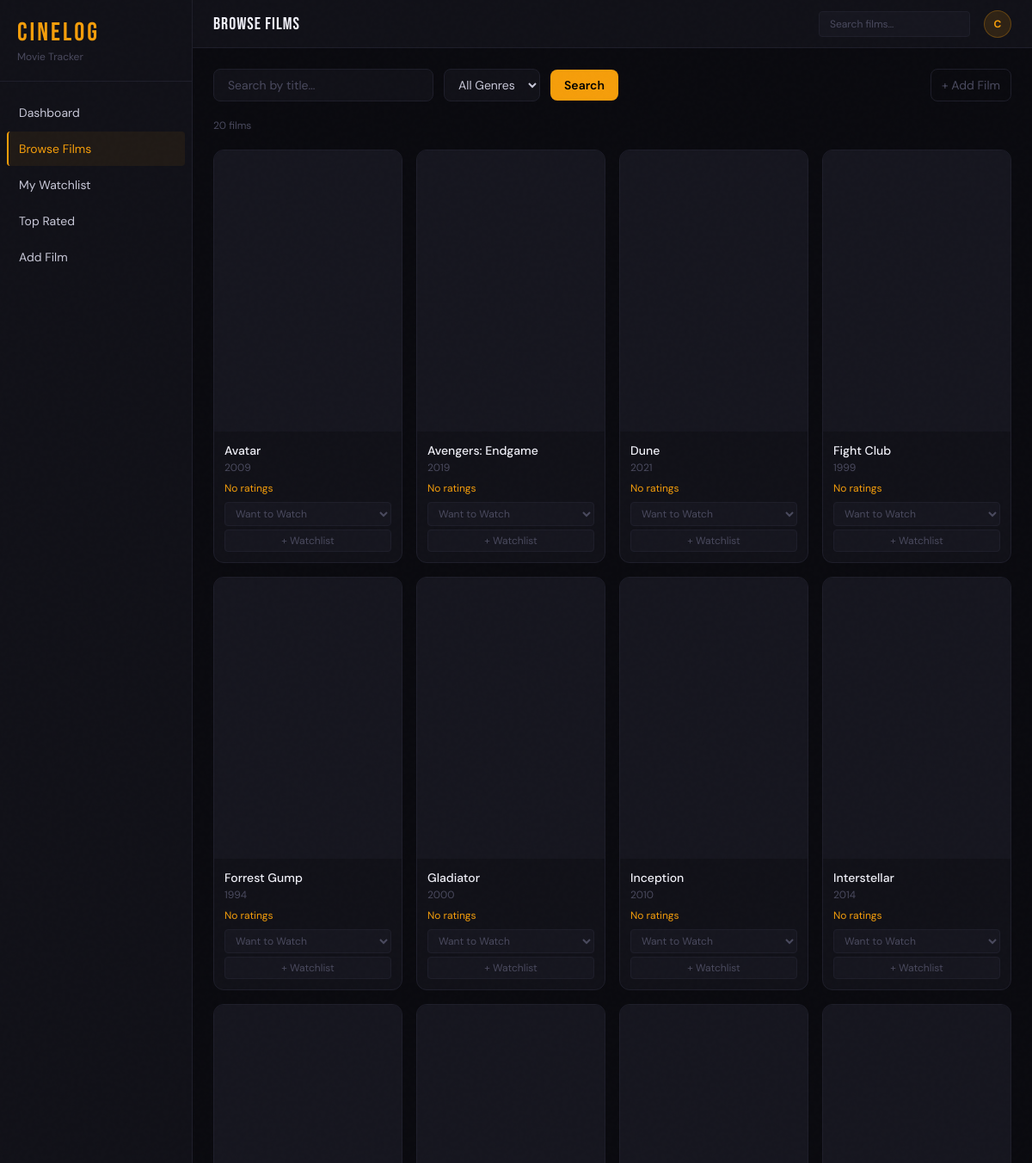
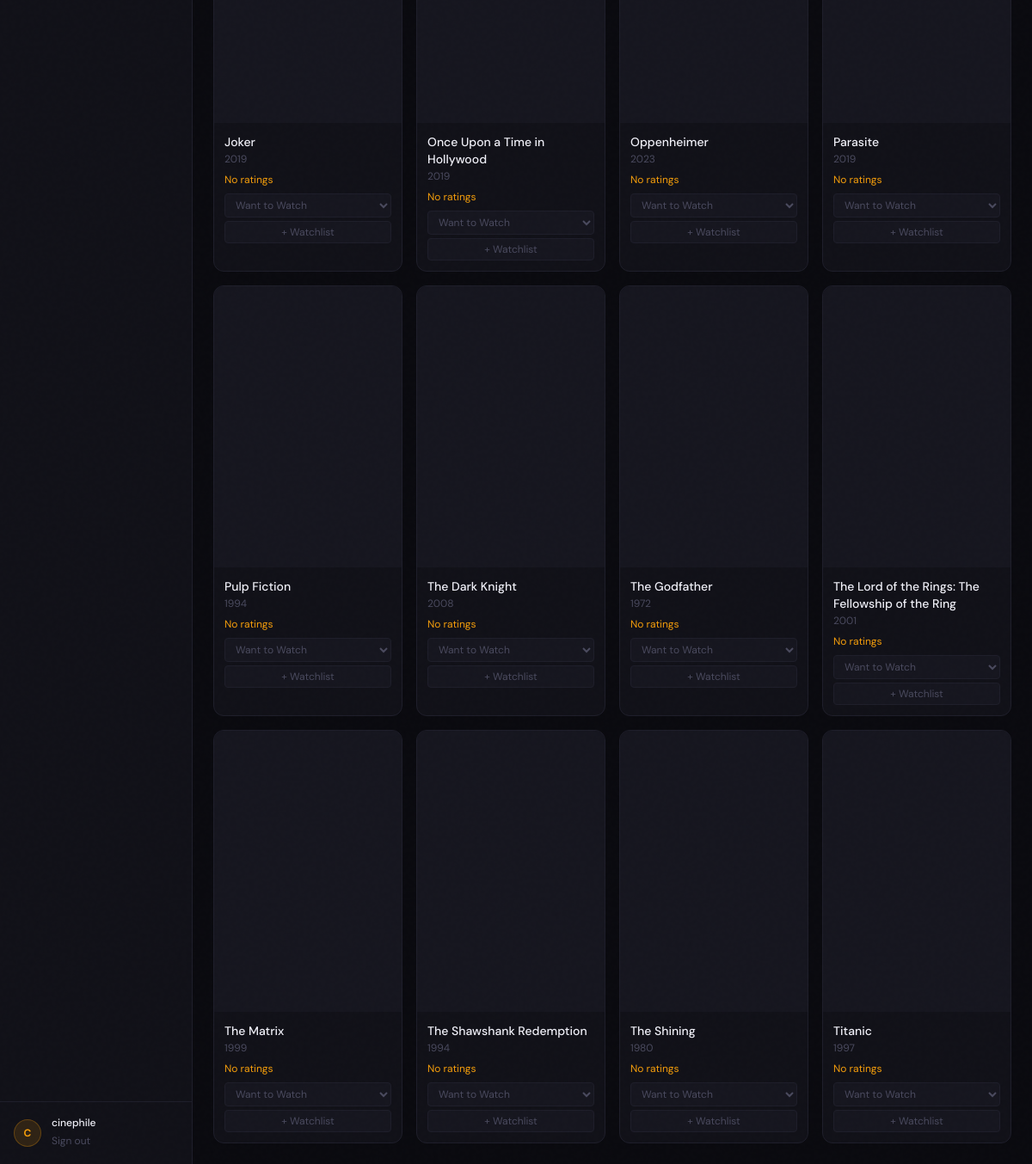
Screenshot of /movies.php (signed in) with the database file from the repository (2 pictures, top to bottom).
### tables this page shows
CREATE TABLE Movies (
    movie_id        INT AUTO_INCREMENT PRIMARY KEY,
    title           VARCHAR(200) NOT NULL,
    release_year    YEAR,
    duration_mins   INT,
    language        VARCHAR(50),
    poster_url      VARCHAR(500),
    created_at      DATETIME DEFAULT CURRENT_TIMESTAMP
);

### includes/db.php (called while the page is built, shortened)
<?php
function db_connect()
{
    static $conn = null;
    if ($conn === null) {
        $conn = new mysqli(DB_HOST, DB_USER, DB_PASS, DB_NAME);
        $conn->set_charset('utf8mb4');
    }
    return $conn;
}
function get_param_types(array $params): string
{
    $types = '';
    foreach ($params as $param) {
        if (is_int($param)) {
            $types .= 'i';
        } elseif (is_float($param)) {
            $types .= 'd';
        } else {
            $types .= 's';
        }
    }
    return $types;
}
function ref_values(array &$arr): array
{
    $refs = [];
    foreach ($arr as $key => $value) {
        $refs[$key] = &$arr[$key];
    }
    return $refs;
}
function db_prepare(string $sql, array $params = [])
{
    $conn = db_connect();
    $stmt = $conn->prepare($sql);
    if (!empty($params)) {
        $types = get_param_types($params);
        call_user_func_array([$stmt, 'bind_param'], array_merge([$types], ref_values($params)));
    }
    return $stmt;
}
function db_fetch_all(string $sql, array $params = []): array
{
    $stmt = db_prepare($sql, $params);
    $stmt->execute();
    $result = $stmt->get_result();
    $rows = $result->fetch_all(MYSQLI_ASSOC);
    return $rows ?: [];
}

### movies.php (the view, shortened to what this page needs)
<?php
$q = trim($_GET['q'] ?? '');
$params = [$_SESSION['user_id']];
$sql = "SELECT DISTINCT m.movie_id, m.title, m.release_year, m.duration_mins, m.language, m.poster_url, ROUND(AVG(r.score),1) AS avg_score, COUNT(DISTINCT r.rating_id) AS rating_count, w.status AS my_status FROM Movies m LEFT JOIN Ratings r ON r.movie_id = m.movie_id LEFT JOIN Watchlist w ON w.movie_id = m.movie_id AND w.user_id = ? LEFT JOIN MovieGenres mg ON mg.movie_id = m.movie_id LEFT JOIN Genres g ON g.genre_id = mg.genre_id WHERE 1=1";
$sql .= ' GROUP BY m.movie_id ORDER BY m.title';
$movies = db_fetch_all($sql, $params);
include __DIR__ . '/partials/header.php';
?>
<div class="space-y-5" x-data="{ addModal: false, selectedMovie: null }">
  <div class="flex items-center gap-3">
    <form method="get" class="flex items-center gap-3 flex-1">
      <input name="q" value="<?= htmlspecialchars($q) ?>" placeholder="Search by title…"
             class="bg-[#111118] border border-[#1e1e2a] rounded-lg px-4 py-2 text-sm text-[#c8c8d8] placeholder-[#4a4a5e] focus:outline-none focus:border-[#f59e0b66] w-64 transition-colors" />
      <select name="genre"
              class="bg-[#111118] border border-[#1e1e2a] rounded-lg px-3 py-2 text-sm text-[#c8c8d8] focus:outline-none focus:border-[#f59e0b66] transition-colors">
        <option value="">All Genres</option>
      </select>
      <button type="submit" class="bg-[#f59e0b] hover:bg-[#d97706] text-black text-sm font-semibold px-4 py-2 rounded-lg transition-colors">Search</button>
    </form>
    <a href="add_movie.php" class="flex items-center gap-2 text-sm text-[#4a4a5e] hover:text-[#f59e0b] transition-colors border border-[#1e1e2a] hover:border-[#f59e0b44] rounded-lg px-3 py-2">+ Add Film</a>
  </div>
  <p class="text-xs text-[#4a4a5e]"><?= count($movies) ?> film<?= count($movies) !== 1 ? 's' : '' ?></p>
  <?php if (count($movies)): ?>
    <div class="grid grid-cols-2 md:grid-cols-3 lg:grid-cols-4 xl:grid-cols-5 gap-4">
      <?php foreach ($movies as $m): ?>
        <div class="poster-hover bg-[#111118] border border-[#1e1e2a] rounded-xl overflow-hidden group">
          <a href="movie.php?id=<?= $m['movie_id'] ?>">
            <div class="aspect-[2/3] bg-[#16161f] flex items-center justify-center overflow-hidden">
            </div>
          </a>
          <div class="p-3">
            <a href="movie.php?id=<?= $m['movie_id'] ?>" class="text-sm font-medium text-[#f0f0f8] hover:text-[#f59e0b] transition-colors line-clamp-1 block"><?= htmlspecialchars($m['title']) ?></a>
            <p class="text-xs text-[#4a4a5e] mt-0.5"><?= $m['release_year'] ?: '—' ?></p>
            <div class="flex items-center justify-between mt-2">
              <span class="text-xs text-[#f59e0b]"><?= $m['avg_score'] ? '⭐ ' . htmlspecialchars($m['avg_score']) : 'No ratings' ?></span>
            </div>
            <form action="watchlist_add.php" method="post" class="mt-2">
              <select name="status" class="w-full bg-[#16161f] border border-[#1e1e2a] text-[#4a4a5e] text-xs rounded px-2 py-1 focus:outline-none focus:border-[#f59e0b44] mb-1">
                <option value="want_to_watch">Want to Watch</option>
              </select>
              <button type="submit" class="w-full bg-[#16161f] hover:bg-[#f59e0b22] border border-[#1e1e2a] hover:border-[#f59e0b44] text-[#4a4a5e] hover:text-[#f59e0b] text-xs py-1 rounded transition-colors">+ Watchlist</button>
            </form>
          </div>
        </div>
      <?php endforeach; ?>
    </div>
  <?php endif; ?>
</div>
<?php include __DIR__ . '/partials/footer.php'; ?>

### partials/header.php (style rules this page uses)
body { font-family: 'DM Sans', sans-serif; }
.film-grain::before { content:''; position:fixed; inset:0; pointer-events:none; z-index:999; opacity: 0.4; }
.poster-hover { transition: transform .2s ease, box-shadow .2s ease; }

### rows the page displays
movies: title "Avatar", release_year "2009"
movies: title "Avengers: Endgame", release_year "2019"
movies: title "Dune", release_year "2021"
movies: title "Fight Club", release_year "1999"
movies: title "Forrest Gump", release_year "1994"
movies: title "Gladiator", release_year "2000"
movies: title "Inception", release_year "2010"
movies: title "Interstellar", release_year "2014"
movies: title "Joker", release_year "2019"
movies: title "Once Upon a Time in Hollywood", release_year "2019"
movies: title "Oppenheimer", release_year "2023"
movies: title "Parasite", release_year "2019"
movies: title "Pulp Fiction", release_year "1994"
movies: title "The Dark Knight", release_year "2008"
movies: title "The Godfather", release_year "1972"
movies: title "The Lord of the Rings: The Fellowship of the Ring", release_year "2001"
movies: title "The Matrix", release_year "1999"
movies: title "The Shawshank Redemption", release_year "1994"
movies: title "The Shining", release_year "1980"
movies: title "Titanic", release_year "1997"

### other values shown
$link['label'] "Dashboard"
$link['label'] "Browse Films"
$link['label'] "My Watchlist"
$link['label'] "Top Rated"
$link['label'] "Add Film"
substr($user['username'] ?? 'U', 0, 1) "C"
$user['username'] "cinephile"
$pageHeading "Browse Films"
count($movies) "20"
